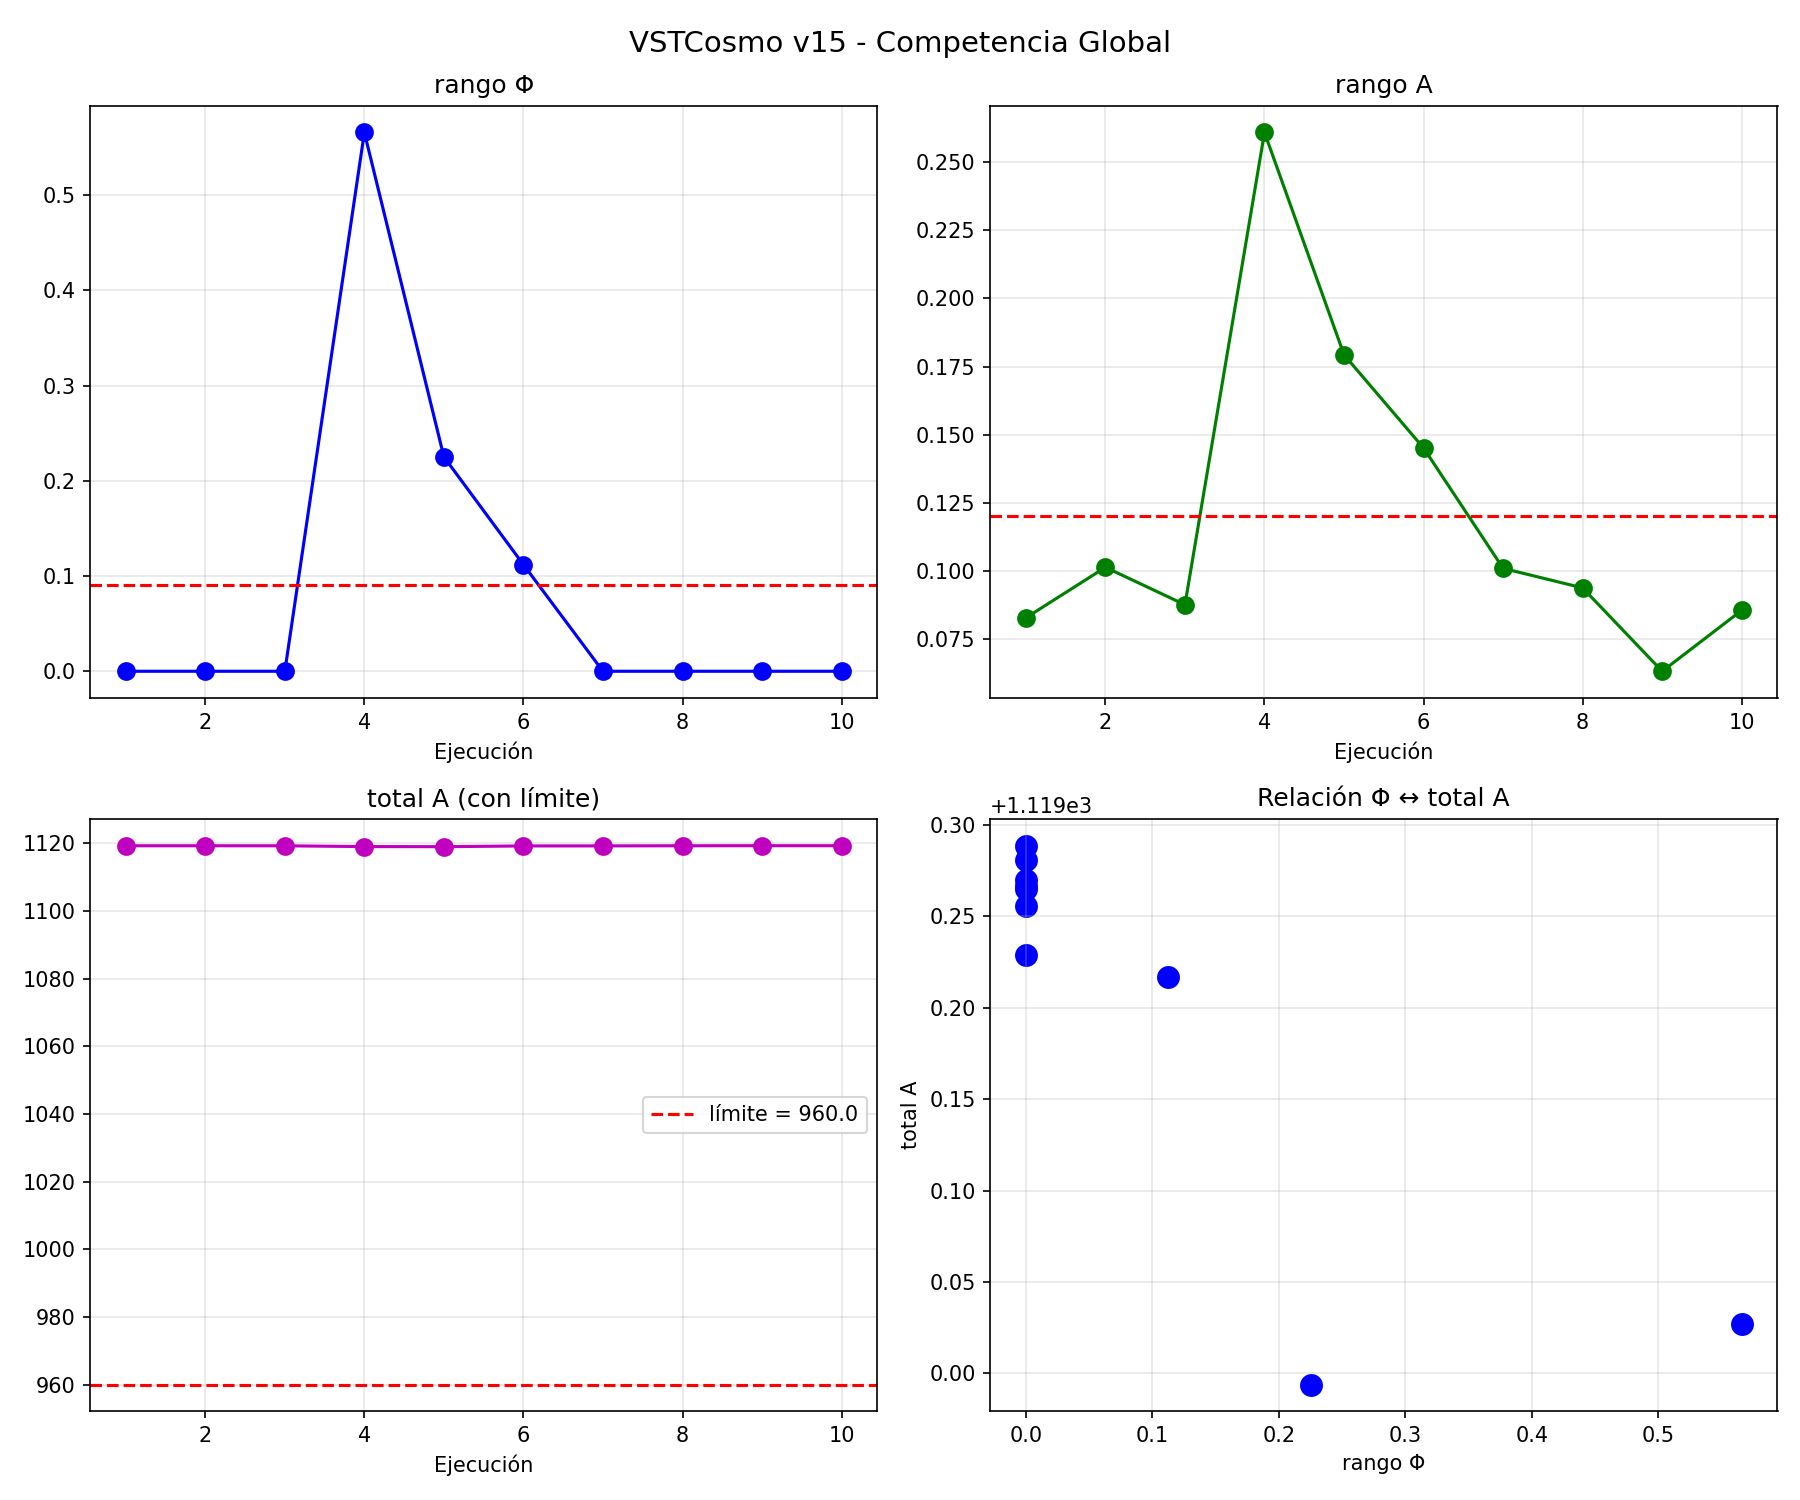

This figure's Python source:
#!/usr/bin/env python3
"""
VSTCosmo - v15: Competencia Global
La atención tiene un límite total. Las regiones compiten por persistencia.
No hay métrica de "qué es mejor". La selección emerge.
"""

import numpy as np
import scipy.io.wavfile as wav
import matplotlib.pyplot as plt
import warnings
warnings.filterwarnings('ignore')

# ============================================================
# PARÁMETROS
# ============================================================
DIM_FREQ = 32
DIM_TIME = 100
DT = 0.01
DURACION_SIM = 30.0
N_PASOS = int(DURACION_SIM / DT)

GANANCIA_INEST = 0.15
DIFUSION_PHI = 0.1

REFUERZO_A = 0.15
INHIBICION_A = 0.2
DIFUSION_A = 0.08

# Acoplamiento A → Φ
DIFUSION_ACOPLAMIENTO = 0.2

# Acoplamiento Φ → A (simétrico, pero ahora con competencia)
FUERZA_ACOPLAMIENTO = 0.1

# Competencia global
LIMITE_ATENCION = DIM_FREQ * DIM_TIME * 0.3  # ~960
INHIB_GLOBAL = 0.5

LIMITE_MAX = 1.0
LIMITE_MIN = 0.0

# ============================================================
# FUNCIONES
# ============================================================
def cargar_audio(ruta):
    sr, data = wav.read(ruta)
    if data.dtype == np.int16:
        data = data.astype(np.float32) / 32768.0
    if data.ndim == 2:
        data = data.mean(axis=1)
    max_val = np.max(np.abs(data))
    if max_val > 0:
        data = data / max_val
    return sr, data

def inicializar_campo(semilla=None):
    if semilla is not None:
        np.random.seed(semilla)
    return np.random.rand(DIM_FREQ, DIM_TIME) * 0.2 + 0.4

def inicializar_atencion():
    return np.ones((DIM_FREQ, DIM_TIME)) * 0.1

def vecinos_phi(Phi):
    return (np.roll(Phi, 1, axis=0) + np.roll(Phi, -1, axis=0) +
            np.roll(Phi, 1, axis=1) + np.roll(Phi, -1, axis=1)) / 4

def actualizar_campo_permeable(Phi, muestra):
    m = (muestra + 1) / 2
    m = np.clip(m, 0, 1)
    target_banda = 0.3 + 0.4 * m
    m_banda = int(m * (DIM_FREQ - 1))
    target = np.ones_like(Phi) * 0.5
    
    for i in range(DIM_FREQ):
        distancia = min(abs(i - m_banda), DIM_FREQ - abs(i - m_banda))
        influencia = np.exp(-distancia**2 / 10)
        target[i] = target_banda * influencia + 0.5 * (1 - influencia)
    
    desviacion = Phi - target
    inestabilidad = GANANCIA_INEST * desviacion * (1 - desviacion**2)
    vecinos = vecinos_phi(Phi)
    difusion = DIFUSION_PHI * (vecinos - Phi)
    entrada_directa = 0.02 * muestra
    
    Phi = Phi + DT * (inestabilidad + difusion) + entrada_directa
    return np.clip(Phi, LIMITE_MIN, LIMITE_MAX)

def vecinos_a(A):
    return (np.roll(A, 1, axis=0) + np.roll(A, -1, axis=0) +
            np.roll(A, 1, axis=1) + np.roll(A, -1, axis=1)) / 4

def actualizar_atencion(A, Phi):
    # Términos locales
    auto = REFUERZO_A * A * (1 - A)
    inhib = -INHIBICION_A * vecinos_a(A)
    dif = DIFUSION_A * (vecinos_a(A) - A)
    
    # Acoplamiento a Φ (simétrico)
    acoplamiento = FUERZA_ACOPLAMIENTO * (Phi - A)
    
    dA = auto + inhib + dif + acoplamiento
    
    # NUEVO: Competencia global
    atencion_total = np.sum(A)
    if atencion_total > LIMITE_ATENCION:
        exceso = (atencion_total - LIMITE_ATENCION) / LIMITE_ATENCION
        inhibicion_global = -INHIB_GLOBAL * exceso * A
        dA += inhibicion_global
    
    # Ruido mínimo
    dA += np.random.randn(*A.shape) * 0.001
    
    A = A + DT * dA
    return np.clip(A, LIMITE_MIN, LIMITE_MAX)

def acoplamiento_atencion_campo(Phi, A):
    vecinos = vecinos_phi(Phi)
    mezcla = (1 - 0.5 * A) * Phi + 0.5 * A * vecinos
    flujo = mezcla - Phi
    Phi = Phi + DT * DIFUSION_ACOPLAMIENTO * flujo
    return np.clip(Phi, LIMITE_MIN, LIMITE_MAX)

def simular(audio, sr, nombre, semilla=None, num_pasos=N_PASOS):
    print(f"    {nombre}...", end=" ", flush=True)
    
    Phi = inicializar_campo(semilla)
    A = inicializar_atencion()
    Phi_prev = Phi.copy()
    
    n_muestras = int(num_pasos * DT * sr)
    audio = audio[:n_muestras] if len(audio) > n_muestras else audio
    
    for paso in range(num_pasos):
        t = paso * DT
        idx = int(t * sr)
        idx = min(idx, len(audio) - 1) if len(audio) > 0 else 0
        muestra = audio[idx] if idx >= 0 and len(audio) > 0 else 0.0
        
        Phi = actualizar_campo_permeable(Phi, muestra)
        A = actualizar_atencion(A, Phi)
        Phi = acoplamiento_atencion_campo(Phi, A)
        Phi_prev = Phi.copy()
    
    rango_phi = np.max(Phi) - np.min(Phi)
    rango_a = np.max(A) - np.min(A)
    media_a = np.mean(A)
    total_a = np.sum(A)
    print(f"rango Φ={rango_phi:.3f}, rango A={rango_a:.4f}, media A={media_a:.4f}, total A={total_a:.0f}")
    return rango_phi, rango_a, media_a, total_a

# ============================================================
# MAIN
# ============================================================
def main():
    print("=" * 60)
    print("VSTCosmo - v15: Competencia Global")
    print("La atención tiene un límite total. Las regiones compiten.")
    print("No hay métrica de 'qué es mejor'. La selección emerge.")
    print("=" * 60)
    
    print("\n[1] Cargando archivos...")
    sr, voz_viento = cargar_audio('Voz+Viento_1.wav')
    print(f"    Voz+Viento_1.wav: {len(voz_viento)/sr:.1f}s")
    
    semillas = [42, 123, 987, 1, 2, 3, 100, 200, 300, 400]
    
    print("\n[2] Ejecutando 10 simulaciones con Voz+Viento_real...")
    print("-" * 70)
    
    resultados_phi = []
    resultados_a = []
    resultados_total_a = []
    
    for i, semilla in enumerate(semillas):
        rphi, ra, media_a, total_a = simular(voz_viento, sr, f"Run_{i}", semilla=semilla)
        resultados_phi.append(rphi)
        resultados_a.append(ra)
        resultados_total_a.append(total_a)
    
    print("-" * 70)
    
    # ============================================================
    # ANÁLISIS
    # ============================================================
    print("\n[3] Análisis estadístico")
    print("=" * 60)
    
    media_phi = np.mean(resultados_phi)
    std_phi = np.std(resultados_phi)
    media_a = np.mean(resultados_a)
    std_a = np.std(resultados_a)
    media_total = np.mean(resultados_total_a)
    std_total = np.std(resultados_total_a)
    
    print(f"\n  rango Φ: media={media_phi:.3f}, std={std_phi:.4f}")
    print(f"  rango A: media={media_a:.4f}, std={std_a:.4f}")
    print(f"  total A: media={media_total:.0f}, std={std_total:.0f}")
    
    # ============================================================
    # INTERPRETACIÓN
    # ============================================================
    print("\n" + "=" * 60)
    print("INTERPRETACIÓN")
    print("=" * 60)
    
    if media_total < LIMITE_ATENCION * 0.9:
        print("\n  ✓ La atención total está por debajo del límite.")
        print("    No hay inhibición global activa.")
    else:
        print("\n  ⚠ La atención total está cerca o supera el límite.")
        print("    La inhibición global está activa.")
    
    if std_phi < 0.05:
        print("\n  ✓ Φ es estable. Posible acoplamiento con A.")
    else:
        print("\n  ✗ Φ sigue siendo caótico.")
    
    if std_a < 0.01:
        print("\n  ✓ A es muy estable en rango y total.")
        print("    Atención consistente.")
    else:
        print("\n  ✗ A es inestable.")
    
    if media_total < LIMITE_ATENCION * 0.9 and std_phi < 0.05:
        print("\n  ★ POSIBLE RÉGIMEN ESTABLE")
        print("    La competencia por recurso limitado puede estar funcionando.")
    else:
        print("\n  → Aún no hay competencia efectiva.")
    
    # ============================================================
    # VISUALIZACIÓN
    # ============================================================
    print("\n[4] Generando visualización...")
    
    fig, axes = plt.subplots(2, 2, figsize=(12, 10))
    
    # rango Φ
    axes[0,0].plot(range(1, 11), resultados_phi, 'bo-', markersize=8)
    axes[0,0].axhline(y=media_phi, color='r', linestyle='--')
    axes[0,0].set_title('rango Φ')
    axes[0,0].set_xlabel('Ejecución')
    axes[0,0].grid(True, alpha=0.3)
    
    # rango A
    axes[0,1].plot(range(1, 11), resultados_a, 'go-', markersize=8)
    axes[0,1].axhline(y=media_a, color='r', linestyle='--')
    axes[0,1].set_title('rango A')
    axes[0,1].set_xlabel('Ejecución')
    axes[0,1].grid(True, alpha=0.3)
    
    # total A
    axes[1,0].plot(range(1, 11), resultados_total_a, 'mo-', markersize=8)
    axes[1,0].axhline(y=LIMITE_ATENCION, color='r', linestyle='--', label=f'límite = {LIMITE_ATENCION}')
    axes[1,0].set_title('total A (con límite)')
    axes[1,0].set_xlabel('Ejecución')
    axes[1,0].legend()
    axes[1,0].grid(True, alpha=0.3)
    
    # rango Φ vs total A
    axes[1,1].scatter(resultados_phi, resultados_total_a, c='blue', s=100)
    axes[1,1].set_xlabel('rango Φ')
    axes[1,1].set_ylabel('total A')
    axes[1,1].set_title('Relación Φ ↔ total A')
    axes[1,1].grid(True, alpha=0.3)
    
    plt.suptitle('VSTCosmo v15 - Competencia Global', fontsize=14)
    plt.tight_layout()
    plt.savefig('v15_competencia_global.png', dpi=150)
    print("    Gráfico guardado: v15_competencia_global.png")
    
    print("\n" + "=" * 60)
    print("EXPERIMENTO COMPLETADO")
    print("=" * 60)

if __name__ == "__main__":
    main()
